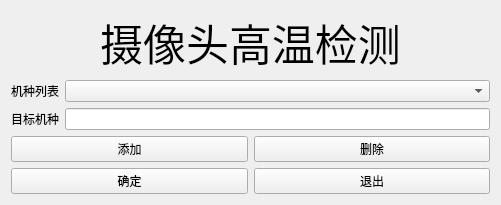
<?xml version="1.0" encoding="UTF-8"?>
<ui version="4.0">
 <class>ChooseDialog</class>
 <widget class="QWidget" name="ChooseDialog">
  <property name="geometry">
   <rect>
    <x>0</x>
    <y>0</y>
    <width>501</width>
    <height>196</height>
   </rect>
  </property>
  <property name="windowTitle">
   <string>摄像头高温检测</string>
  </property>
  <layout class="QVBoxLayout" name="verticalLayout">
   <item>
    <widget class="QLabel" name="label">
     <property name="font">
      <font>
       <family>华文行楷</family>
       <pointsize>32</pointsize>
       <italic>false</italic>
      </font>
     </property>
     <property name="text">
      <string>摄像头高温检测</string>
     </property>
     <property name="alignment">
      <set>Qt::AlignCenter</set>
     </property>
    </widget>
   </item>
   <item>
    <layout class="QGridLayout" name="gridLayout">
     <item row="1" column="1">
      <widget class="QLineEdit" name="destNameLine">
       <property name="styleSheet">
        <string notr="true">font: 12px &quot;华文楷体&quot;;</string>
       </property>
      </widget>
     </item>
     <item row="1" column="0">
      <widget class="QLabel" name="label_2">
       <property name="styleSheet">
        <string notr="true">font: 12px &quot;华文楷体&quot;;</string>
       </property>
       <property name="text">
        <string>目标机种</string>
       </property>
      </widget>
     </item>
     <item row="0" column="1">
      <widget class="QComboBox" name="nameListCombo">
       <property name="styleSheet">
        <string notr="true">font: 12px &quot;华文楷体&quot;;</string>
       </property>
      </widget>
     </item>
     <item row="0" column="0">
      <widget class="QLabel" name="label_3">
       <property name="styleSheet">
        <string notr="true">font: 12px &quot;华文楷体&quot;;</string>
       </property>
       <property name="text">
        <string>机种列表</string>
       </property>
      </widget>
     </item>
    </layout>
   </item>
   <item>
    <layout class="QGridLayout" name="gridLayout_2">
     <item row="0" column="1">
      <widget class="QPushButton" name="addButton">
       <property name="styleSheet">
        <string notr="true">font: 12px &quot;华文楷体&quot;;</string>
       </property>
       <property name="text">
        <string>添加</string>
       </property>
       <property name="icon">
        <iconset resource="MainWindow.qrc">
         <normaloff>:/MainWindow/Resources/images/add.ico</normaloff>:/MainWindow/Resources/images/add.ico</iconset>
       </property>
      </widget>
     </item>
     <item row="1" column="1">
      <widget class="QPushButton" name="confirmButton">
       <property name="styleSheet">
        <string notr="true">font: 12px &quot;华文楷体&quot;;</string>
       </property>
       <property name="text">
        <string>确定</string>
       </property>
       <property name="icon">
        <iconset resource="MainWindow.qrc">
         <normaloff>:/MainWindow/Resources/images/connect.ico</normaloff>:/MainWindow/Resources/images/connect.ico</iconset>
       </property>
      </widget>
     </item>
     <item row="1" column="2">
      <widget class="QPushButton" name="exitButton">
       <property name="styleSheet">
        <string notr="true">font: 12px &quot;华文楷体&quot;;</string>
       </property>
       <property name="text">
        <string>退出</string>
       </property>
       <property name="icon">
        <iconset resource="MainWindow.qrc">
         <normaloff>:/MainWindow/Resources/images/exit.ico</normaloff>:/MainWindow/Resources/images/exit.ico</iconset>
       </property>
      </widget>
     </item>
     <item row="0" column="2">
      <widget class="QPushButton" name="deleteButton">
       <property name="styleSheet">
        <string notr="true">font: 12px &quot;华文楷体&quot;;</string>
       </property>
       <property name="text">
        <string>删除</string>
       </property>
       <property name="icon">
        <iconset resource="MainWindow.qrc">
         <normaloff>:/MainWindow/Resources/images/del.ico</normaloff>:/MainWindow/Resources/images/del.ico</iconset>
       </property>
      </widget>
     </item>
    </layout>
   </item>
  </layout>
 </widget>
 <layoutdefault spacing="6" margin="11"/>
 <resources>
  <include location="MainWindow.qrc"/>
 </resources>
 <connections/>
</ui>
